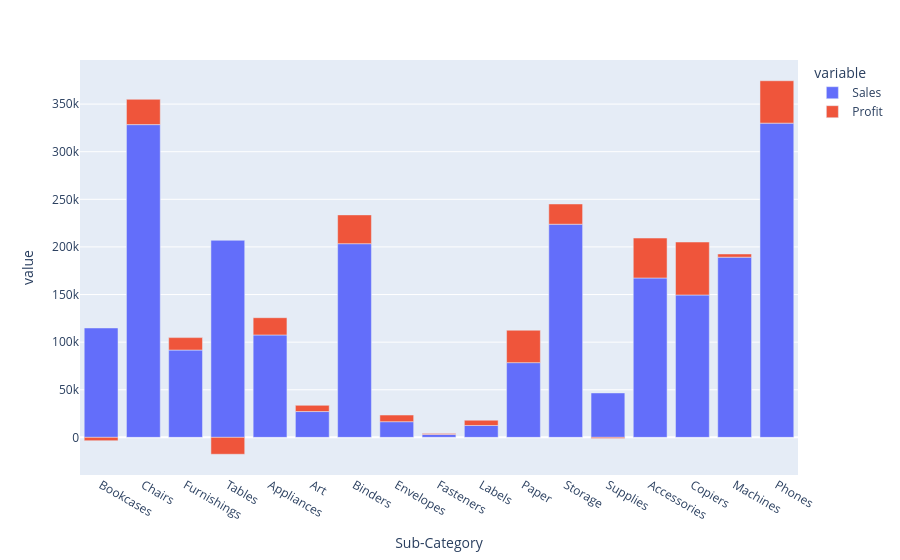

The cell this chart's notebook holds for it:
### Markdown cell above
Part 11

### Code cell
bar=df.groupby(['Category','Sub-Category'])[['Sales','Profit']].sum().reset_index()
px.bar(bar,x='Sub-Category',y=['Sales','Profit'],hover_data=["Category"])

### Figure 1 — Plotly figure (JSON) as saved in the notebook; plotly's stock layout.template omitted (floating-point values rounded to 4 significant figures)
{"data": [{"customdata": [["Furniture"], ["Furniture"], ["Furniture"], ["Furniture"], ["Office Supplies"], ["Office Supplies"], ["Office Supplies"], ["Office Supplies"], ["Office Supplies"], ["Office Supplies"], ["Office Supplies"], ["Office Supplies"], ["Office Supplies"], ["Technology"], ["Technology"], ["Technology"], ["Technology"]], "hovertemplate": "variable=Sales<br>Sub-Category=%{x}<br>value=%{y}<br>Category=%{customdata[0]}<extra></extra>", "legendgroup": "Sales", "marker": {"color": "#636efa", "pattern": {"shape": ""}}, "name": "Sales", "orientation": "v", "showlegend": true, "textposition": "auto", "type": "bar", "x": ["Bookcases", "Chairs", "Furnishings", "Tables", "Appliances", "Art", "Binders", "Envelopes", "Fasteners", "Labels", "Paper", "Storage", "Supplies", "Accessories", "Copiers", "Machines", "Phones"], "xaxis": "x", "y": [114900.0, 328400.0, 91710.0, 207000.0, 107500.0, 27120.0, 203400.0, 16480.0, 3024.0, 12490.0, 78480.0, 223800.0, 46670.0, 167400.0, 149500.0, 189200.0, 330000.0], "yaxis": "y"}, {"customdata": [["Furniture"], ["Furniture"], ["Furniture"], ["Furniture"], ["Office Supplies"], ["Office Supplies"], ["Office Supplies"], ["Office Supplies"], ["Office Supplies"], ["Office Supplies"], ["Office Supplies"], ["Office Supplies"], ["Office Supplies"], ["Technology"], ["Technology"], ["Technology"], ["Technology"]], "hovertemplate": "variable=Profit<br>Sub-Category=%{x}<br>value=%{y}<br>Category=%{customdata[0]}<extra></extra>", "legendgroup": "Profit", "marker": {"color": "#EF553B", "pattern": {"shape": ""}}, "name": "Profit", "orientation": "v", "showlegend": true, "textposition": "auto", "type": "bar", "x": ["Bookcases", "Chairs", "Furnishings", "Tables", "Appliances", "Art", "Binders", "Envelopes", "Fasteners", "Labels", "Paper", "Storage", "Supplies", "Accessories", "Copiers", "Machines", "Phones"], "xaxis": "x", "y": [-3473.0, 26590.0, 13060.0, -17730.0, 18140.0, 6528.0, 30220.0, 6964.0, 949.5, 5546.0, 34050.0, 21280.0, -1189.0, 41940.0, 55620.0, 3385.0, 44520.0], "yaxis": "y"}], "layout": {"barmode": "relative", "legend": {"title": {"text": "variable"}, "tracegroupgap": 0}, "margin": {"t": 60}, "xaxis": {"anchor": "y", "domain": [0, 1], "title": {"text": "Sub-Category"}}, "yaxis": {"anchor": "x", "domain": [0, 1], "title": {"text": "value"}}}}
